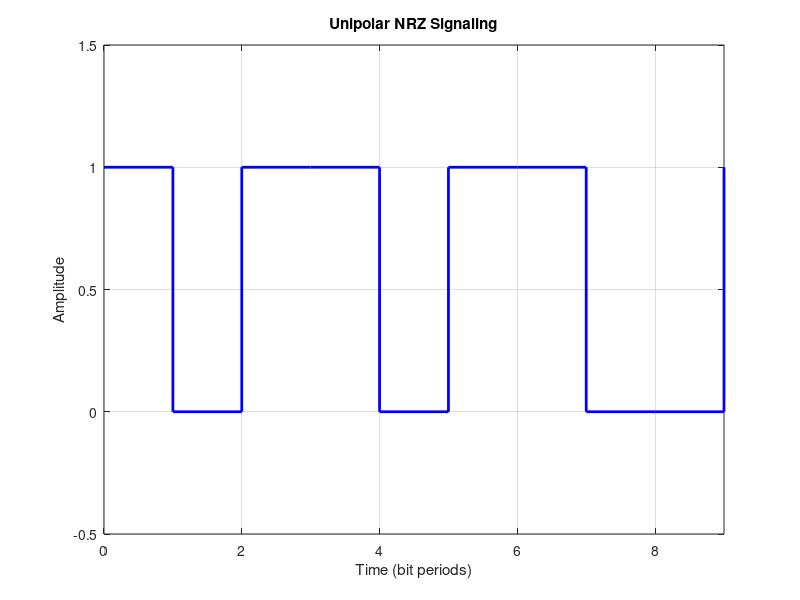

Source code (MATLAB):
% Unipolar Non Return to Zero Line Coding
bitStream = [1 0 1 1 0 1 1 0 0 1]; % Binary bit stream

% Signal Shaping
t = 0:length(bitStream) - 1;
signal = repmat(bitStream, 1, 1);

% Plotting
stairs(t, signal, 'b', 'linewidth', 2);
axis([0, length(bitStream) - 1, -0.5, 1.5]);
grid on;
title("Unipolar NRZ Signaling");
xlabel("Time (bit periods)");
ylabel("Amplitude");
